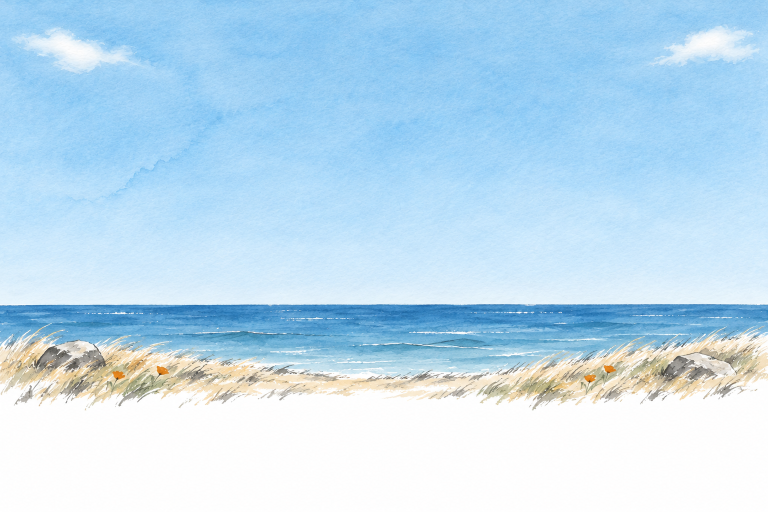
#> input picture reference/ink-pages/nuricell/originals/opening-clearday2-ch.png, 1536 x 1024 px (shown at 1/2 size)
$ python build_nuricell_opening.py
#> lines starting #> are read from the running program, lines starting #| are printed output that depends on the picture
"""Build NuriCell's opening painting, "A clear day" (Mo picked A of three, November 10, 2026;
mockups reference/ink-pages/mockups/nuricell-opening/round6/).

One Codex painting (originals/opening-clearday2-ch.png, prompt prompts/opening-clearday2-1.txt): a
clear morning sky over the Pacific and a low grassy bluff, painted on white paper. The page lays it
behind the name and the bottle (src/components/product/ink/opening.tsx, nuricell.module.css): from
960px the name sits on the horizon and the bottle stands on the bluff; in one column the bottle
stands on the bluff under the name.

What this script does to it:

- SEA_CUT rows of open sea are taken out (cross-faded over SEAM rows), so the bluff's top sits as
  far under the horizon as the bottle's foot sits under the letters' baseline: both can then line
  up at one scale.
- The paper is divided out and lifted to white, so the painting multiplies onto the page's own
  paper with no box. It is cut ROWS down (bare paper under the last grass).
- The whole painting ships for two columns (`sky`). One column shows only its middle, which is
  sky, sea and short grass: for it (`phone`) the painting is drawn closer, two bands of plain
  columns (CLOSER, either side of the middle) taken out with a cross-fade, so a phone has the
  poppies at its edges and a tablet the stones. Its middle PHONE columns ship; the bottle's spot
  stays in the middle.
- A window wider than the painting gets two side pieces (`left`, `right`): the painting's own
  middle SIDE columns (sky, sea and grass, no stone or poppy), laid mirrored then plain so each
  runs on without a seam, their sky toned to the edge they meet, lying LAP columns over that edge
  and fading in there (alpha: across the whole LAP in the sky, only past the edge's stone in the
  grass), their outer end easing into bare paper.
- A front layer (`front`): two tufts of the painting's own grass (FRONT columns), cut out with
  their paper and the sea behind them turned to transparency, laid in front of the bottle's foot,
  so the bottle stands in the grass, not on top of the picture (AGENTS.md: "a front layer seats
  it in the painting"). `front.x` and `front.y` place it on the painting.

    python -X utf8 reference/ink-pages/nuricell/build_nuricell_opening.py

Writes public/images/products/nuricell/ink/opening-sky-*.webp and
src/components/product/ink/nuricell-opening-art.ts (the rows the stylesheet lines things up by).
"""

import json
import subprocess
from pathlib import Path

import numpy as np
from PIL import Image
from scipy.ndimage import gaussian_filter, gaussian_filter1d

HERE = Path(__file__).resolve().parent
REPO = HERE.parents[2]
OUT = REPO / "public/images/products/nuricell/ink"
URL = "/images/products/nuricell/ink"
TS = REPO / "src/components/product/ink/nuricell-opening-art.ts"
TAKE = "opening-clearday2-ch"
# Bump when a shipped picture changes after it has been pushed (the image optimizer caches by URL).
V = "v1"
SEA_CUT = (613, 649)
SEAM = 12
ROWS = 800
# One column: the bands of columns taken out (sky, sea and grass, no poppy or stone), the columns
# each seam is cross-faded over, and the columns of the closer painting that ship: 500 either side
# of the bottle's spot (column 768 less the first band's 256), enough for a 959px window.
CLOSER = [(364, 620), (905, 1135)]
CLOSER_SEAM = 44
PHONE = (12, 1012)
SIDE = (520, 1150)
LAP = 220
GRASS = 50
OUTER = 70
# The front grass: each tuft's columns in the painting, the column its middle is laid on, and
# whether it is mirrored; the rows they are taken from, how far down they are laid, and the canvas
# they are laid on (the painting's columns and rows it covers).
FRONT = [((330, 500), 688, False), ((1000, 1160), 850, False)]
FRONT_ROWS = (664, 768)
FRONT_DOWN = 8
WASH = 0.3
FRONT_BOX = (590, 668, 946, 780)
QUALITY = 84


def divided(a):
    """The sheet's own white divided out (its foot is bare paper), near-white lifted to white."""
    h = a.shape[0]
    paper = np.median(a[int(h * 0.93) :].reshape(-1, 3), axis=0)
    d = np.clip(a / paper * 255.0, 0, 255)
    return np.where(d.min(axis=2, keepdims=True) > 249, 255.0, d)


def plate():
    a = np.asarray(Image.open(HERE / "originals" / f"{TAKE}.png").convert("RGB")).astype(np.float32)
    c0, c1 = SEA_CUT
    t = (np.arange(SEAM) / (SEAM - 1))[:, None, None]
    seam = a[c0 - SEAM : c0] * (1 - t) + a[c1 - SEAM : c1] * t
    a = np.concatenate([a[: c0 - SEAM], seam, a[c1:]])
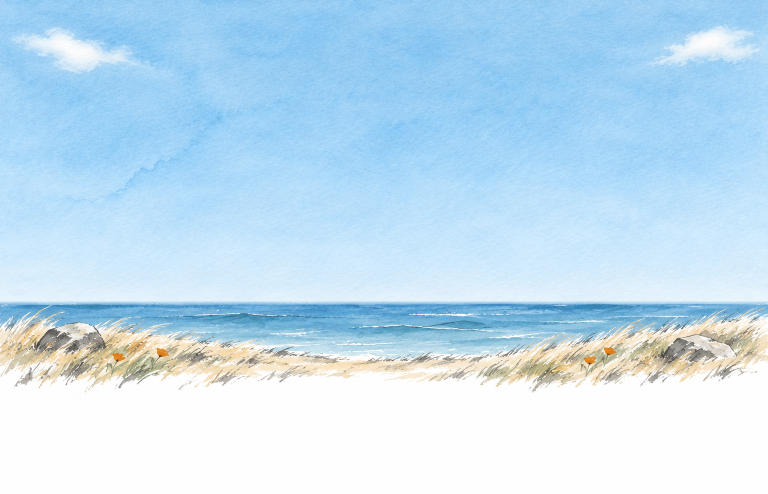
#> a: shape (988, 1536, 3) float64 (shown at 1/2 size); mean R, G, B 193.8, 222.9, 241.7
    d = divided(a)[:ROWS]
#> in divided, `paper = np.median(a[int(h * 0.93) :].reshape(-1, 3), axis=0)`: paper = [254, 254, 254]
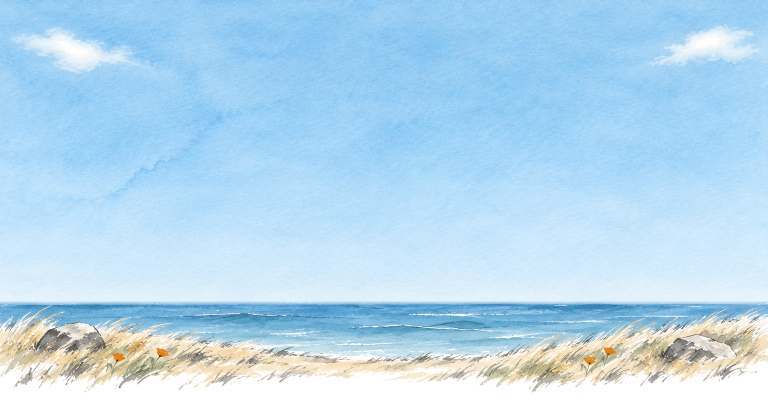
#> d: shape (800, 1536, 3) float64 (shown at 1/2 size); mean R, G, B 180.4, 216.6, 239.9
    # The last rows are bare paper already; make sure of it, so the picture never ends on a line.
    ease = np.clip((np.arange(ROWS) - (ROWS - 16)) / 14, 0, 1)[:, None, None]
    return d * (1 - ease) + 255 * ease
#> returned value: shape (800, 1536, 3) float64


# [12 lines left out: function closer, not called in this run]


def landmarks(d):
    """The horizon (the sharpest step down the middle columns), the bluff's top in the middle
    (where the sea's blue ends) and the last painted row."""
    h, w, _ = d.shape
#> h = 800; w = 1536
    mid = d[:, int(w * 0.45) : int(w * 0.55)].mean(axis=1)
#> mid = 800 rows, first 8: [148.8, 204.2, 243.4], [146.3, 203.1, 242.8], [148.9, 205.1, 244], [148.5, 204.2, 243.6], [148.4, 204.4, 243.9], [146.7, 202.7, 243], [148.1, 204.7, 244.4], [147.8, 203.9, 244]
    step = np.abs(np.diff(mid.mean(axis=1)))
#> step = 799 values, max 30.61 at index 608, min 0 at index 767, mean 1.33
    horizon = int(np.argmax(step[int(h * 0.6) : int(h * 0.9)]) + h * 0.6)
#> horizon = 608
    blue = mid[:, 2] - mid[:, 0]
#> blue = 800 values, max 125.5 at index 611, min -49.23 at index 729, mean 68.32
    bluff = horizon + 5 + int(np.where(blue[horizon + 5 :] < 25)[0][0])
#> bluff = 709
    painted = np.where((d.min(axis=2) < 244).sum(axis=1) > 3)[0]
#> painted = 785 values from 0 to 784
    return horizon, bluff, int(painted[-1])


# [71 lines left out: functions side, front, not called in this run]


def shipped(img, name):
    OUT.mkdir(parents=True, exist_ok=True)
    path = OUT / f"opening-sky{name}-{V}.webp"
    img.save(path, "WEBP", quality=QUALITY, method=6)
    print(f"{path.relative_to(REPO)}  {img.width}x{img.height}  {path.stat().st_size // 1024} KB")
    return {"src": f"{URL}/{path.name}", "width": img.width, "height": img.height}


def main():
    d = plate()
    horizon, bluff, end = landmarks(d)
#> horizon = 608; bluff = 709; end = 784
    whole = Image.fromarray(np.clip(np.rint(d), 0, 255).astype(np.uint8))
    art = {
        "sky": shipped(whole, ""),
        "phone": shipped(Image.fromarray(np.clip(np.rint(closer(d)), 0, 255).astype(np.uint8)).crop((PHONE[0], 0, PHONE[1], ROWS)), "-phone"),
        "left": shipped(side(d, "left", horizon), "-left"),
        "right": shipped(side(d, "right", horizon), "-right"),
        "front": {**shipped(front(d), "-front"), "x": FRONT_BOX[0], "y": FRONT_BOX[1]},
        "lap": LAP,
        "horizon": horizon,
        "bluff": bluff,
        "end": end,
    }
    head = [
        "// Generated by reference/ink-pages/nuricell/build_nuricell_opening.py. Do not edit by hand:",
        "// change the script and run it again. NuriCell's opening painting, \"A clear day\" (Mo picked A,",
        "// November 10, 2026): a Codex painting, its paper divided out so it multiplies onto the page's",
        "// paper. `sky` from 960px, `phone` (its middle, drawn closer) in one column, `left` and `right` beside `sky`",
        "// in a window wider than it (each lies `lap` columns over its edge and fades in there); `front`,",
        "// two tufts of its grass laid in front of the bottle's foot at `x`, `y` of `sky`. Rows of `sky`:",
        "// `horizon`, `bluff` (the bluff's top in the middle, where the bottle stands) and `end` (the",
        "// last painted row).",
        "",
    ]
    TS.write_text("\n".join(head) + f"export const nuricellOpening = {json.dumps(art, indent=2)} as const;\n", encoding="utf-8", newline="\n")
    prettier = REPO / "node_modules/prettier/bin/prettier.cjs"
    subprocess.run(["node", str(prettier), "--write", str(TS)], cwd=REPO, check=True, capture_output=True)
    print(TS.relative_to(REPO), f"horizon {horizon}, bluff {bluff}, end {end}")


if __name__ == "__main__":
#> (the run stopped early here; a loop or call above may not have finished)

$ run again, with reference/ink-pages/nuricell/originals/opening-suncorner-a.png copied over reference/ink-pages/nuricell/originals/opening-clearday2-ch.png
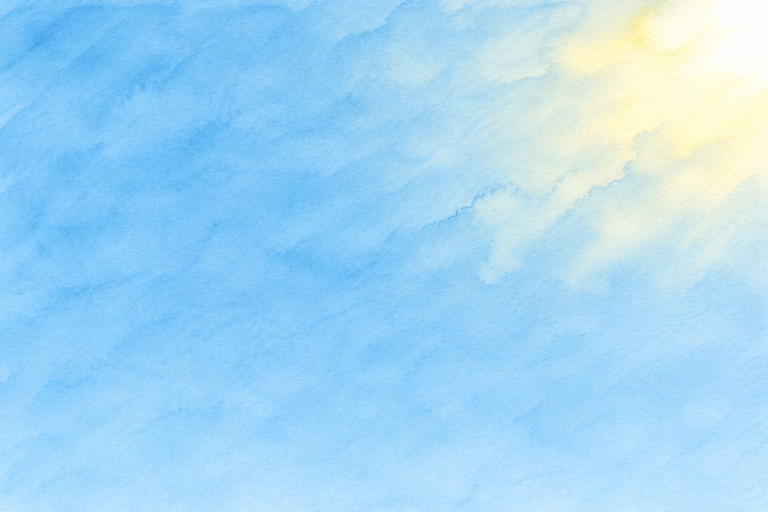
#> input picture reference/ink-pages/nuricell/originals/opening-suncorner-a.png, 1536 x 1024 px (shown at 1/2 size)
#> paper = [180, 224, 253]
#> in plate, `d = divided(a)[:ROWS]`:
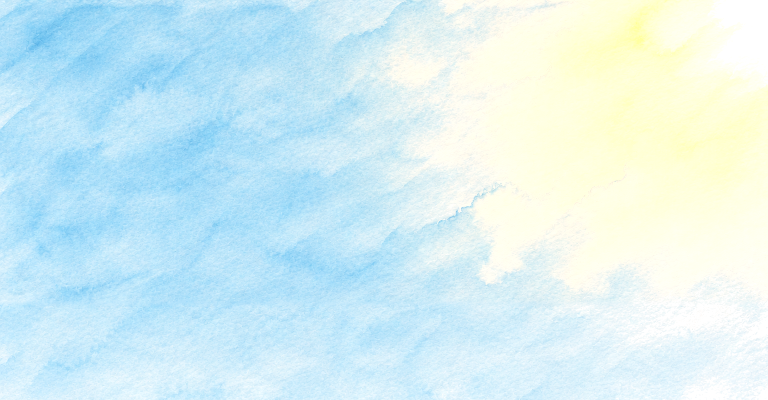
#> d: shape (800, 1536, 3) float64 (shown at 1/2 size); mean R, G, B 213.3, 238.8, 243.7
#> in plate, `return d * (1 - ease) + 255 * ease`:
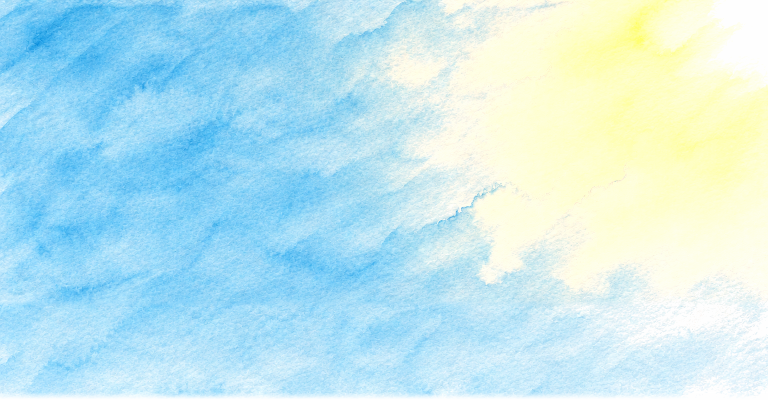
#> returned value: shape (800, 1536, 3) float64 (shown at 1/2 size); mean of channels 0, 1, 2 213.7, 239, 243.7; drawn with min black and max white
#> mid = 800 rows, first 8: [215.5, 238.9, 247.2], [212.7, 238.1, 246.6], [215.5, 239.7, 247.7], [213.6, 238.2, 247.1], [212.9, 238.1, 247.2], [210.3, 236, 246.4], [212.3, 238.4, 247.8], [211.5, 237.3, 247.3]
#> step = 799 values, max 2.81 at index 269, min 0 at index 798, mean 1.17
#> in landmarks, `horizon = int(np.argmax(step[int(h * 0.6) : int(h * 0.9)]) + h * 0.6)`: horizon = 613
#> blue = 800 values, max 69.58 at index 551, min 0 at index 798, mean 39.15
#> in landmarks, `bluff = horizon + 5 + int(np.where(blue[horizon + 5 :] < 25)[0][0])`: bluff = 789
#> painted = 796 values from 0 to 795
#> in main, `horizon, bluff, end = landmarks(d)`: horizon = 613; bluff = 789; end = 795

$ run again, with reference/ink-pages/nuricell/originals/opening-sundisc-b.png copied over reference/ink-pages/nuricell/originals/opening-clearday2-ch.png
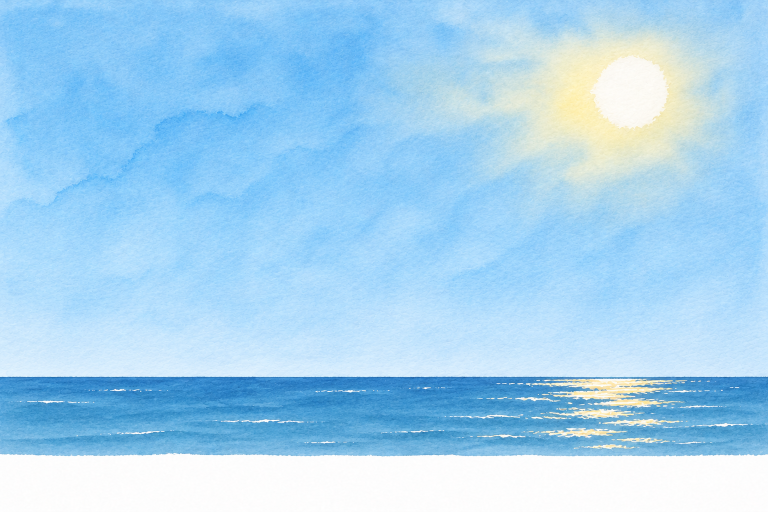
#> input picture reference/ink-pages/nuricell/originals/opening-sundisc-b.png, 1536 x 1024 px (shown at 1/2 size)
#> in plate, `a = np.concatenate([a[: c0 - SEAM], seam, a[c1:]])`:
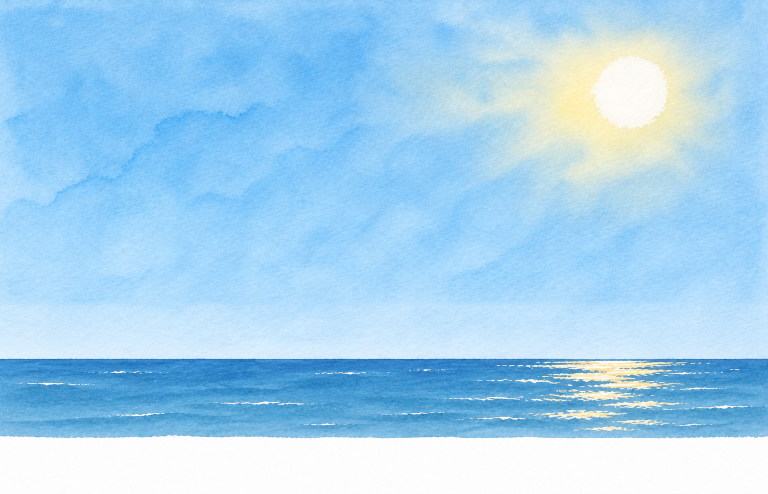
#> a: shape (988, 1536, 3) float64 (shown at 1/2 size); mean R, G, B 164.6, 210.5, 240.7
#> paper = [253, 253, 253]
#> in plate, `d = divided(a)[:ROWS]`:
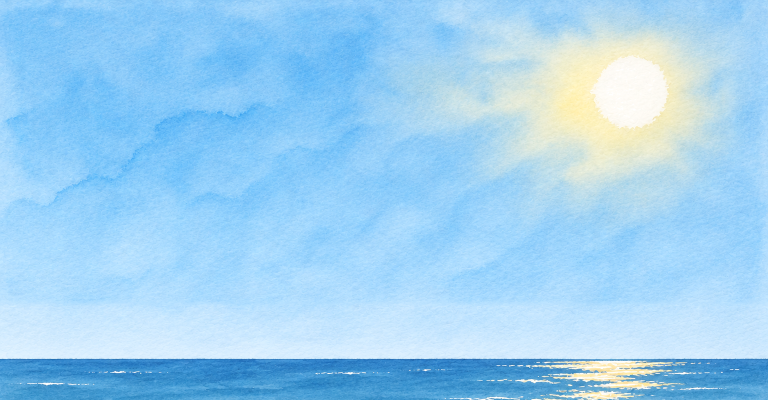
#> d: shape (800, 1536, 3) float64 (shown at 1/2 size); mean R, G, B 158.7, 209.4, 243.1
#> mid = 800 rows, first 8: [143.5, 203.8, 249.2], [141.7, 203.2, 248.9], [144.5, 205.1, 250.2], [144.2, 204.3, 249.8], [144, 204.6, 250.3], [142.6, 202.9, 249.4], [144.8, 205.7, 251.1], [144.5, 204.8, 250.8]
#> step = 799 values, max 93.79 at index 717, min 0 at index 798, mean 1.32
#> in landmarks, `horizon = int(np.argmax(step[int(h * 0.6) : int(h * 0.9)]) + h * 0.6)`: horizon = 717
#> blue = 800 values, max 152.7 at index 723, min 0 at index 798, mean 96.96
#> in landmarks, `bluff = horizon + 5 + int(np.where(blue[horizon + 5 :] < 25)[0][0])`: bluff = 796
#> painted = 798 values from 0 to 797
#> in main, `horizon, bluff, end = landmarks(d)`: horizon = 717; bluff = 796; end = 797

$ run again, with reference/ink-pages/nuricell/originals/research-berkeley-shelf-v1.png copied over reference/ink-pages/nuricell/originals/opening-clearday2-ch.png
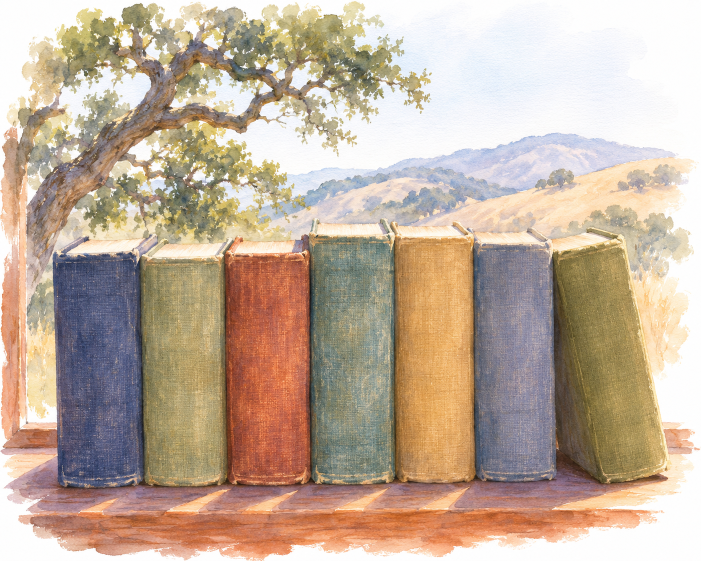
#> input picture reference/ink-pages/nuricell/originals/research-berkeley-shelf-v1.png, 1402 x 1122 px (shown at 1/2 size)
#> in plate, `a = np.concatenate([a[: c0 - SEAM], seam, a[c1:]])`:
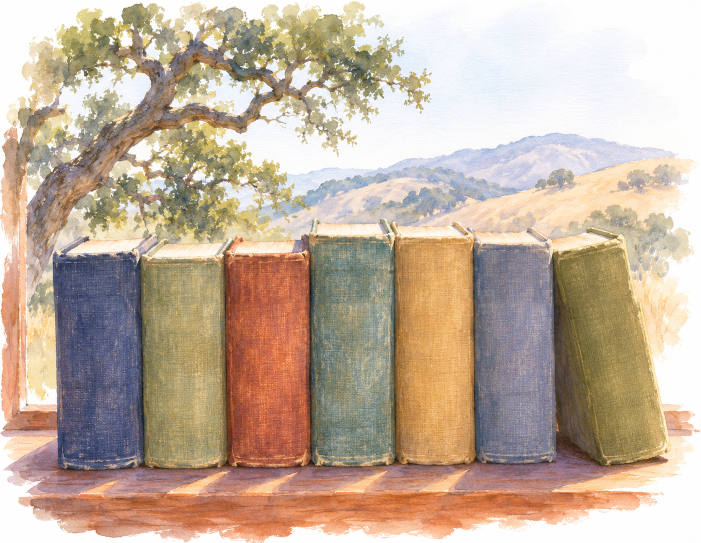
#> a: shape (1086, 1402, 3) float64 (shown at 1/2 size); mean R, G, B 194, 174.5, 156.6
#> paper = [249, 195, 164]
#> in plate, `d = divided(a)[:ROWS]`:
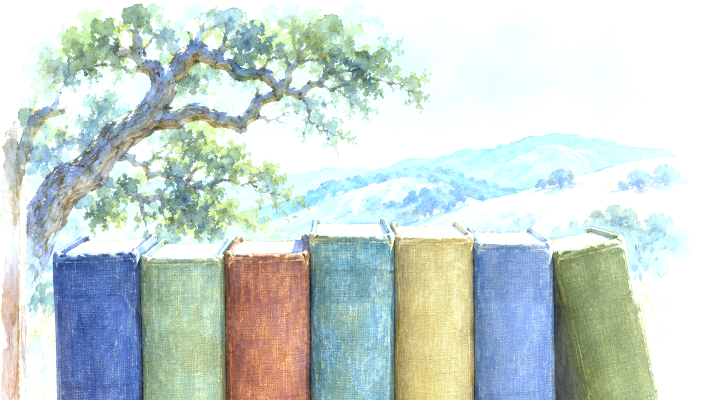
#> d: shape (800, 1402, 3) float64 (shown at 1/2 size); mean R, G, B 200.4, 213.6, 209.1
#> mid = 800 rows, first 8: [255, 255, 255], [255, 255, 255], [254.7, 255, 255], [254.2, 255, 254.9], [253.8, 255, 254.8], [253.1, 255, 254.8], [252.7, 255, 254.9], [252.1, 255, 254.9]
#> step = 799 values, max 24.93 at index 472, min 0 at index 0, mean 2.54
#> in landmarks, `horizon = int(np.argmax(step[int(h * 0.6) : int(h * 0.9)]) + h * 0.6)`: horizon = 591
#> blue = 800 values, max 67.68 at index 363, min -4.01 at index 59, mean 29.34
#> in landmarks, `bluff = horizon + 5 + int(np.where(blue[horizon + 5 :] < 25)[0][0])`: bluff = 791
#> painted = 795 values from 3 to 797
#> in main, `horizon, bluff, end = landmarks(d)`: horizon = 591; bluff = 791; end = 797
